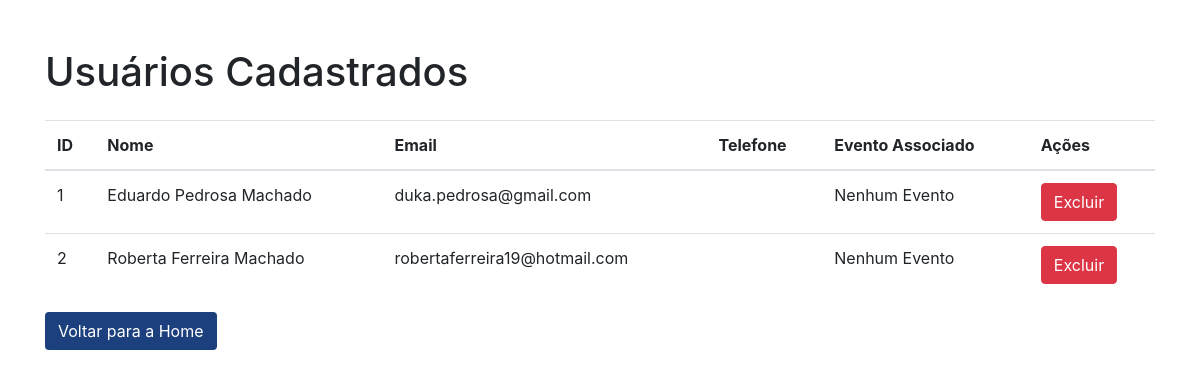
Before: /usuarios (signed in) with the older database file.
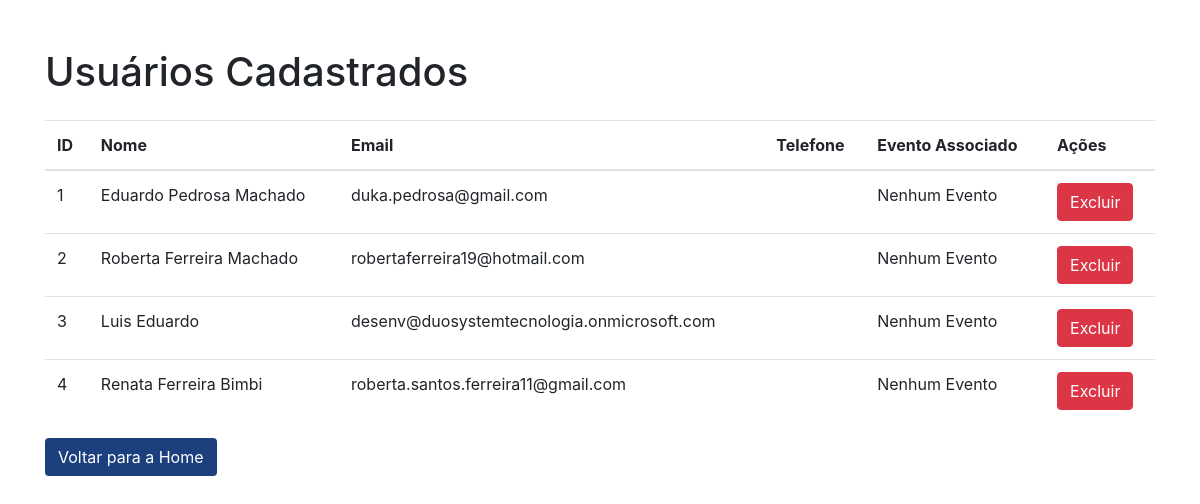
After: the same page with the newer database file.
### models.py (models this page shows, shortened)
class UsuarioLogin(db.Model, UserMixin):
    __tablename__ = 'usuario_login'
    id = db.Column(db.Integer, primary_key=True)
    nome = db.Column(db.String(100), nullable=False)
    email = db.Column(db.String(100), nullable=False, unique=True)
    senha_hash = db.Column(db.String(128), nullable=False)
    aprovado = db.Column(db.Boolean, default=False)  # Para usuários que precisam de aprovação
    is_admin = db.Column(db.Boolean, default=False)  # Marca o usuário como administrador

### app.py (the view)
@app.route('/usuarios')
@login_obrigatorio
def lista_usuarios():
    if not session.get('is_admin'):
        flash('Ação não permitida.', 'danger')
        return redirect(url_for('home'))
    usuarios = UsuarioLogin.query.all()
    return render_template('usuarios.html', usuarios=usuarios)

### app.py (called while the page is built)
@login_manager.user_loader
def load_user(user_id):
    return UsuarioLogin.query.get(int(user_id))

def login_obrigatorio(f):
    @wraps(f)
    def decorated_function(*args, **kwargs):
        if 'usuario_id' not in session:
            flash('Você precisa estar logado para acessar esta página.', 'warning')
            return redirect(url_for('login'))
        return f(*args, **kwargs)
    return decorated_function

### templates/usuarios.html (shortened to what this page needs)
<!DOCTYPE html>
<html lang="pt-BR">
<head>
    <link rel="stylesheet" href="https://maxcdn.bootstrapcdn.com/bootstrap/4.0.0/css/bootstrap.min.css">
</head>
<body>
    <div class="container">
        <h1 class="mt-5">Usuários Cadastrados</h1>
        <table class="table mt-4">
            <thead>
                <tr>
                    <th scope="col">ID</th>
                    <th scope="col">Nome</th>
                    <th scope="col">Email</th>
                    <th scope="col">Telefone</th>
                    <th scope="col">Evento Associado</th>
                    <th scope="col">Ações</th>
                </tr>
            </thead>
            <tbody>
                {% for usuario in usuarios %}
                    <tr>
                        <td>{{ usuario.id }}</td>
                        <td>{{ usuario.nome }}</td>
                        <td>{{ usuario.email }}</td>
                        <td>{{ usuario.telefone }}</td>
                        <td>{{ usuario.evento.nome if usuario.evento else 'Nenhum Evento' }}</td>
                        <td>
                            <form action="{{ url_for('excluir_usuario', usuario_id=usuario.id) }}" method="POST" style="display:inline;">
                                <button type="submit" class="btn btn-danger">Excluir</button>
                            </form>
                        </td>
                    </tr>
                {% endfor %}
            </tbody>
        </table>
        <a href="{{ url_for('home') }}" class="btn" style="background-color: #1C407D; color: white;">Voltar para a Home</a>
    </div>
</body>
</html>

Changed rows visible on the page:
added UsuarioLogin: id "3", nome "Luis Eduardo", email "desenv@duosystemtecnologia.onmicrosoft.com", evento "Nenhum Evento"
added UsuarioLogin: id "4", nome "Renata Ferreira Bimbi", email "roberta.santos.ferreira11@gmail.com", evento "Nenhum Evento"
